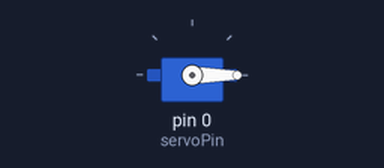
The sketch below on a simulated Arduino Uno, built with avr-gcc and run on an emulated ATmega328P. Parts: servo.

Above: at 0.05 s.
At 3.0 s:
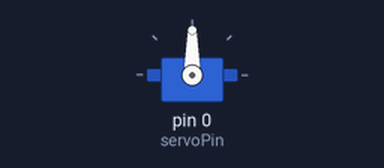
At 6.0 s:
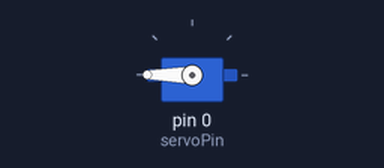
Timing chart, 0 to 7.8 s (numbered marks = the images above):
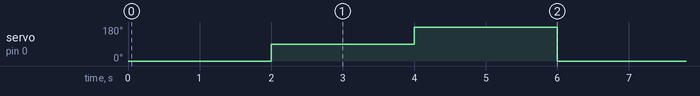

The sketch:

TESTING_SERVO.ino
```cpp
#include <Servo.h>

#define servoPin 0
Servo myServo;

void setup() {
  myServo.attach(servoPin);
  Serial.begin(9600);
}

void loop() {

    myServo.write(0);
    delay(2000);

    myServo.write(90);
    delay(2000);

    myServo.write(180);
    delay(2000);
}
```

Measured:
- by itself, servo on pin 0 (servoPin): repeats every 6.0 s: 180° 2.0 s, 0° 2.0 s, 90° 2.0 s
